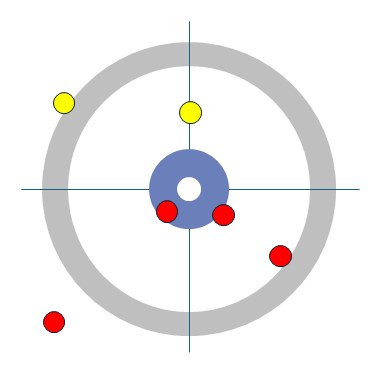
#> input picture aps3/Figuras_APS3/Fig2_Curling1.bmp, 378 x 378 px
$ python ex2_inspecao_visual.py
#> lines starting #> are read from the running program, lines starting #| are printed output that depends on the picture; after the words box and inside, x2 and y2 are one past the last pixel; in counts of white or black regions, pixels touching at a corner belong together
import cv2
import numpy as np


arquivos = [
    "aps3/Figuras_APS3/Fig2_Curling1.bmp",
    "aps3/Figuras_APS3/Fig2_Curling2.bmp",
    "aps3/Figuras_APS3/Fig2_Curling3.bmp"
]

# Função para detectar a casa
def detectar_casa(img_bgr):
    gray = cv2.cvtColor(img_bgr, cv2.COLOR_BGR2GRAY)
    gray = cv2.medianBlur(gray, 5)

    circles = cv2.HoughCircles(
        gray,
        cv2.HOUGH_GRADIENT,
        dp=1.2,
        minDist=100,
        param1=100,
        param2=30,
        minRadius=80,
        maxRadius=min(img_bgr.shape[0], img_bgr.shape[1]) // 2
    )

    if circles is None:
        return None, None, None

    circles = np.squeeze(circles)

    if len(circles.shape) == 1:
        circles = np.array([circles])

    idx = np.argmax(circles[:, 2])
    cx, cy, raio = circles[idx]
    return int(cx), int(cy), int(raio)

# Função para detectar as pedras
def detectar_pedras_por_cor(img_bgr, cor, cx, cy):
    hsv = cv2.cvtColor(img_bgr, cv2.COLOR_BGR2HSV)

    if cor == "vermelho":
        lower1 = np.array([0, 70, 50])
        upper1 = np.array([10, 255, 255])
        lower2 = np.array([170, 70, 50])
        upper2 = np.array([180, 255, 255])
        mask = cv2.bitwise_or(
            cv2.inRange(hsv, lower1, upper1),
            cv2.inRange(hsv, lower2, upper2)
        )

    elif cor == "amarelo":
        lower = np.array([20, 100, 100])
        upper = np.array([35, 255, 255])
        mask = cv2.inRange(hsv, lower, upper)

    kernel = np.ones((5, 5), np.uint8)
    mask = cv2.morphologyEx(mask, cv2.MORPH_OPEN, kernel)
    mask = cv2.morphologyEx(mask, cv2.MORPH_CLOSE, kernel)

    contours, _ = cv2.findContours(mask, cv2.RETR_EXTERNAL, cv2.CHAIN_APPROX_SIMPLE)

    pedras = []
    for cnt in contours:
        area = cv2.contourArea(cnt)
        if area < 300:
            continue

        M = cv2.moments(cnt)
        if M["m00"] == 0:
            continue

        x = int(M["m10"] / M["m00"])
        y = int(M["m01"] / M["m00"])

        dist = np.sqrt((x - cx) ** 2 + (y - cy) ** 2)

        pedras.append({
            "cnt": cnt,
            "x": x,
            "y": y,
            "area": area,
            "dist": dist
        })

    return mask, pedras


# Loop para testar todas as imagens
for arquivo in arquivos:
    print("\n==============================")
    print("Processando:", arquivo)

    img = cv2.imread(arquivo)
#> img is the input picture: shape (378, 378, 3); mean B, G, R 239.2, 238.6, 240
    if img is None:
        print("Erro ao abrir imagem.")
        continue

    h, w = img.shape[:2]
#> h = 378; w = 378

    # Detecta casa
    cx, cy, raio_casa = detectar_casa(img)
#> in detectar_casa, `gray = cv2.cvtColor(img_bgr, cv2.COLOR_BGR2GRAY)`:
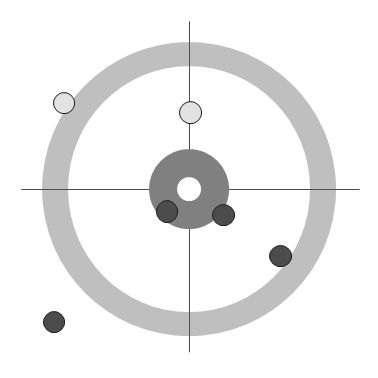
#> gray: shape (378, 378); min 28, max 255, mean 239.1
#> in detectar_casa, `circles = cv2.HoughCircles( gray, cv2.HOUGH_GRADIENT, dp=1.2, minDist=..`: circles = [[189, 189, 147.3]]
#> in detectar_casa, `circles = np.squeeze(circles)`: circles = [189, 189, 147.3]
#> in detectar_casa, `circles = np.array([circles])`: circles = [[189, 189, 147.3]]
#> in detectar_casa, `idx = np.argmax(circles[:, 2])`: idx = 0
#> in detectar_casa, `cx, cy, raio = circles[idx]`: cx = 189; raio = 147.3
#> cx = 189; cy = 189; raio_casa = 147

    if cx is None:
        print("Falha na detecção automática da casa. Usando fallback.")
        cx, cy = w // 2, h // 2
        raio_casa = min(h, w) // 3

    print(f"Centro: ({cx}, {cy}) | Raio: {raio_casa}")
#| Centro: (189, 189) | Raio: 147

    # Detecta pedras
    mask_red, pedras_red = detectar_pedras_por_cor(img, "vermelho", cx, cy)
#> in detectar_pedras_por_cor, `hsv = cv2.cvtColor(img_bgr, cv2.COLOR_BGR2HSV)`: hsv: shape (378, 378, 3); mean H, S, V 4.3, 7.6, 242.7
#> in detectar_pedras_por_cor, `mask = cv2.bitwise_or( cv2.inRange(hsv, lower1, upper1), cv2.inRange(h..`:
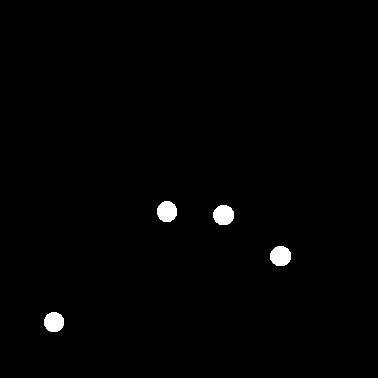
#> mask: shape (378, 378); 0.94% white; 4 white regions
#> in detectar_pedras_por_cor, `contours, _ = cv2.findContours(mask, cv2.RETR_EXTERNAL, cv2.CHAIN_APPR..`: contours = 4 contours; box (x1, y1, x2, y2) and area: (270, 246, 291, 266) 312, (213, 205, 234, 225) 310, (157, 201, 177, 222) 306, (44, 312, 64, 332) 295
#> the loop in detectar_pedras_por_cor, `for cnt in contours:` made 4 passes
#> (area, x, y, dist) on passes 2 to 4: (311.5, 280, 255, 112.4), (310.5, 223, 214, 42.2), (306.5, 166, 211, 31.83)
#> area on pass 1: 295
#> after the loop in detectar_pedras_por_cor, `for cnt in contours:`: pedras = 3 items
#> pedras_red = 3 items
    mask_yellow, pedras_yellow = detectar_pedras_por_cor(img, "amarelo", cx, cy)
#> call 2 of detectar_pedras_por_cor, with cor = 'amarelo', cx = 189, cy = 189
#> in detectar_pedras_por_cor (call 2), `mask = cv2.inRange(hsv, lower, upper)`:
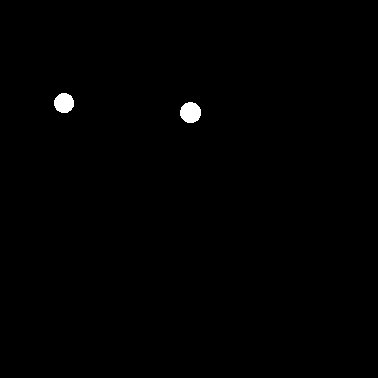
#> mask: shape (378, 378); 0.46% white; 2 white regions
#> in detectar_pedras_por_cor (call 2), `contours, _ = cv2.findContours(mask, cv2.RETR_EXTERNAL, cv2.CHAIN_APPR..`: contours = 2 contours; box (x1, y1, x2, y2) and area: (180, 102, 201, 123) 318, (54, 93, 74, 113) 288
#> the loop in detectar_pedras_por_cor (call 2), `for cnt in contours:` made 2 passes
#> (area, x, y, dist) on pass 1: (318.5, 190, 112, 77.01)
#> area on pass 2: 287.5
#> after the loop in detectar_pedras_por_cor (call 2), `for cnt in contours:`: pedras = 1 item
#> pedras_yellow = 1 item

    print("Vermelhas:", len(pedras_red))
#| Vermelhas: 3
    print("Amarelas:", len(pedras_yellow))
#| Amarelas: 1

    # Junta
    todas = []
    for p in pedras_red:
        p["time"] = "vermelho"
        todas.append(p)
#> this loop made 3 passes
#> after the loop, todas = 3 items

    for p in pedras_yellow:
        p["time"] = "amarelo"
        todas.append(p)
#> this loop made 1 pass
#> after the loop, todas = 4 items

    # Filtra dentro da casa
    pedras_validas = [p for p in todas if p["dist"] <= raio_casa]
#> pedras_validas = 4 items
    pedras_validas = sorted(pedras_validas, key=lambda k: k["dist"])

    # Pontuação
    vencedor = None
    pontos = 0

    if len(pedras_validas) > 0:
        time = pedras_validas[0]["time"]
#> time = 'vermelho'

        dist_limite = None
        for p in pedras_validas:
            if p["time"] != time:
                dist_limite = p["dist"]
                break
#> this loop made 3 passes
#> dist_limite on pass 3: 77.01

        if dist_limite is None:
            pontos = sum(1 for p in pedras_validas if p["time"] == time)
        else:
            pontos = sum(1 for p in pedras_validas
                         if p["time"] == time and p["dist"] < dist_limite)
#> pontos = 2

        vencedor = time
#> vencedor = 'vermelho'

    print("Vencedor:", vencedor)
#| Vencedor: vermelho
    print("Pontos:", pontos)
#| Pontos: 2

    img_out = img.copy()

    cv2.circle(img_out, (cx, cy), raio_casa, (255, 0, 0), 2)
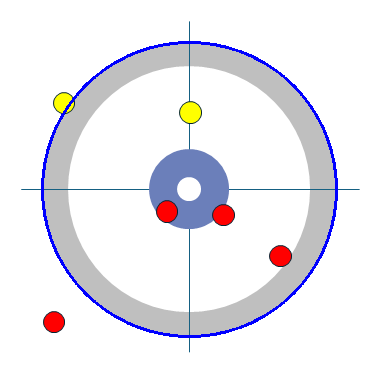
#> img_out: shape (378, 378, 3); 1.92% of pixels changed, all inside (x1, y1, x2, y2) = (41, 41, 338, 338)
    cv2.circle(img_out, (cx, cy), 5, (0, 0, 0), -1)
#> img_out: shape (378, 378, 3); 0.06% of pixels changed, all inside (x1, y1, x2, y2) = (184, 184, 195, 195)

    cores = {
        "vermelho": (0, 0, 255),
        "amarelo": (0, 255, 255)
    }

    for p in pedras_validas:
        cv2.drawContours(img_out, [p["cnt"]], -1, cores[p["time"]], 2)
        cv2.circle(img_out, (p["x"], p["y"]), 4, (0, 0, 0), -1)
#> this loop made 4 passes
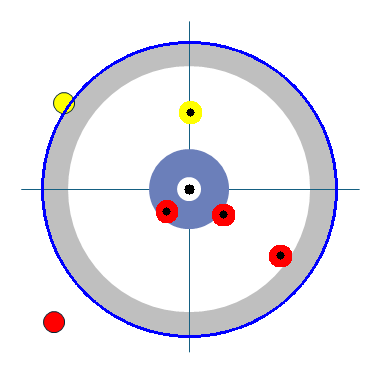
#> img_out: shape (378, 378, 3); mean B, G, R 239.5, 233.9, 235.7

    cv2.putText(img_out, f"Vencedor: {vencedor}", (20, 30),
                cv2.FONT_HERSHEY_SIMPLEX, 0.8, (0, 0, 0), 2)
    cv2.putText(img_out, f"Pontos: {pontos}", (20, 60),
                cv2.FONT_HERSHEY_SIMPLEX, 0.8, (0, 0, 0), 2)
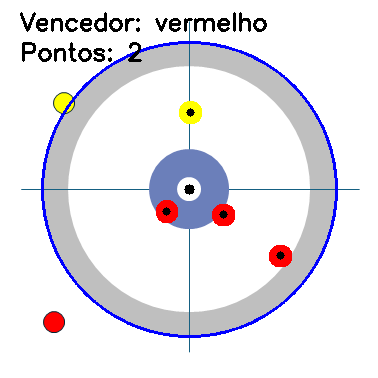
#> img_out: shape (378, 378, 3); mean B, G, R 235.2, 229.7, 231.4

    # Mostra resultado
    cv2.imshow("Resultado", img_out)
    cv2.waitKey(0)
#> pass 2 of the loop `for arquivo in arquivos:`:
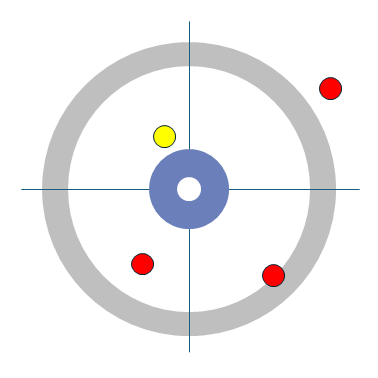
#> input picture aps3/Figuras_APS3/Fig2_Curling2.bmp, 378 x 378 px
#> img is the input picture: shape (378, 378, 3); mean B, G, R 240.2, 238.8, 239.7
#> raio_casa = 146
#| Centro: (189, 189) | Raio: 146
#> hsv: shape (378, 378, 3); mean H, S, V 4.5, 6.8, 242.6
#> in detectar_pedras_por_cor (call 3), `mask = cv2.bitwise_or( cv2.inRange(hsv, lower1, upper1), cv2.inRange(h..`:
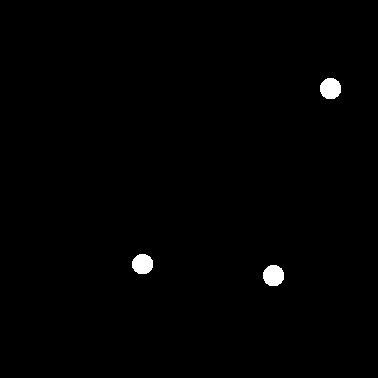
#> mask: shape (378, 378); 0.74% white; 3 white regions
#> contours = 3 contours; box (x1, y1, x2, y2) and area: (263, 265, 284, 286) 326, (320, 78, 341, 99) 326, (132, 254, 153, 274) 312
#> the loop in detectar_pedras_por_cor (call 3), `for cnt in contours:` made 3 passes
#> (area, x, y, dist) on passes 1 to 3: (326.5, 273, 275, 120.2), (311.5, 142, 263, 87.66), (326.5, 330, 88, 173.4)
#> after the loop in detectar_pedras_por_cor (call 3), `for cnt in contours:`: pedras = 3 items
#> contours = 1 contour; box (x1, y1, x2, y2) and area: (154, 126, 175, 147) 318
#| Vermelhas: 3
#| Amarelas: 1
#> the loop `for p in pedras_red:` made 3 passes
#> after the loop `for p in pedras_red:`: todas = 3 items
#> the loop `for p in pedras_yellow:` made 1 pass
#> after the loop `for p in pedras_yellow:`: todas = 4 items
#> pedras_validas = 3 items
#> time = 'amarelo'
#> the loop `for p in pedras_validas:` made 2 passes
#> dist_limite on pass 2: 87.66
#> pontos = 1
#> vencedor = 'amarelo'
#| Vencedor: amarelo
#| Pontos: 1
#> the loop `for p in pedras_validas:` made 3 passes
#> `cv2.putText(img_out, f"Pontos: {pontos}", (20, 60), cv2.FONT_HERSHEY_S..`:
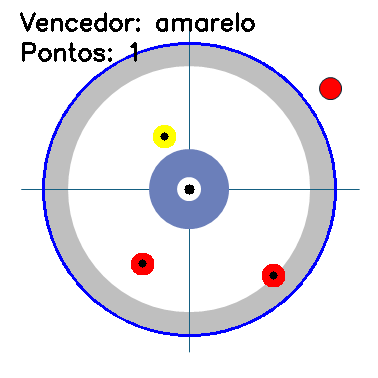
#> img_out: shape (378, 378, 3); mean B, G, R 236.9, 230.7, 231.8
#> pass 3 of the loop `for arquivo in arquivos:`:
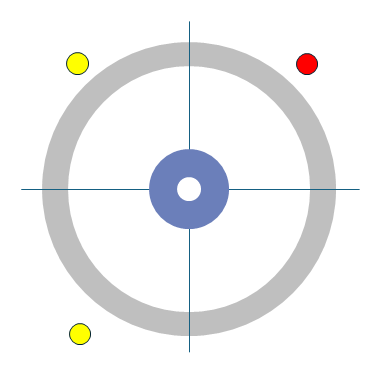
#> input picture aps3/Figuras_APS3/Fig2_Curling3.bmp, 378 x 378 px
#> img is the input picture: shape (378, 378, 3); mean B, G, R 241, 240.1, 239.7
#| Centro: (189, 189) | Raio: 146
#> hsv: shape (378, 378, 3); mean H, S, V 4.4, 6.1, 242.7
#> in detectar_pedras_por_cor (call 5), `mask = cv2.bitwise_or( cv2.inRange(hsv, lower1, upper1), cv2.inRange(h..`:
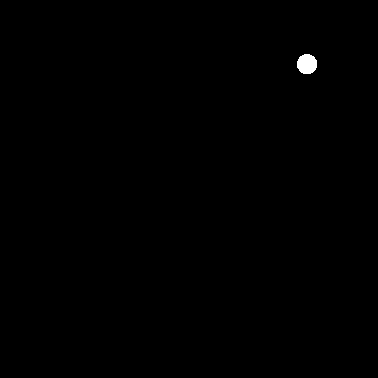
#> mask: shape (378, 378); 0.23% white; 1 white region
#> contours = 1 contour; box (x1, y1, x2, y2) and area: (297, 54, 317, 74) 295
#> the loop in detectar_pedras_por_cor (call 5), `for cnt in contours:` made 1 pass
#> after the loop in detectar_pedras_por_cor (call 5), `for cnt in contours:`: pedras = []
#> contours = 2 contours; box (x1, y1, x2, y2) and area: (67, 53, 88, 74) 318, (70, 324, 90, 344) 288
#| Vermelhas: 0
#| Amarelas: 1
#> after the loop `for p in pedras_red:`: todas = []
#> after the loop `for p in pedras_yellow:`: todas = 1 item
#> pedras_validas = []
#> `cv2.putText(img_out, f"Pontos: {pontos}", (20, 60), cv2.FONT_HERSHEY_S..`:
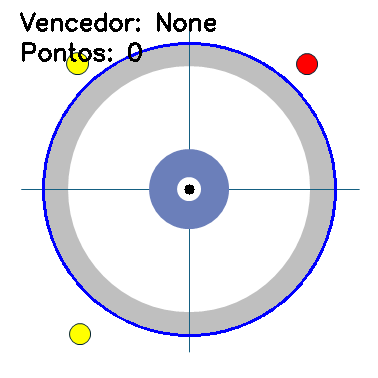
#> img_out: shape (378, 378, 3); mean B, G, R 238.2, 232.4, 232

cv2.destroyAllWindows()
